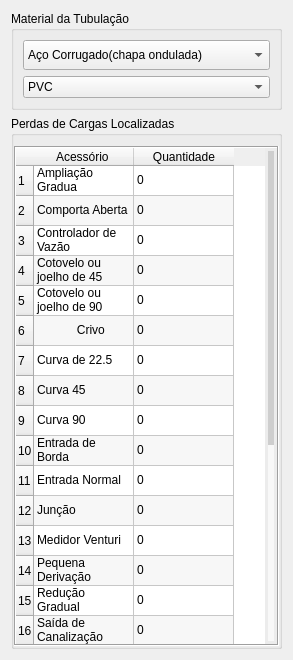
       <widget class="QWidget" name="page_2">
        <layout class="QVBoxLayout" name="verticalLayout_4">
         <item>
          <widget class="QGroupBox" name="groupBox_3">
           <property name="title">
            <string>Material da Tubulação </string>
           </property>
           <layout class="QVBoxLayout" name="verticalLayout_7">
            <item>
             <widget class="QComboBox" name="comboBox_2">
              <property name="minimumSize">
               <size>
                <width>0</width>
                <height>30</height>
               </size>
              </property>
              <property name="styleSheet">
               <string notr="true"/>
              </property>
              <item>
               <property name="text">
                <string>Aço Corrugado(chapa ondulada)</string>
               </property>
              </item>
              <item>
               <property name="text">
                <string>Aço Galvanizado</string>
               </property>
              </item>
              <item>
               <property name="text">
                <string>Aço Rebitado novo</string>
               </property>
              </item>
              <item>
               <property name="text">
                <string>Aço Rebitado em uso</string>
               </property>
              </item>
              <item>
               <property name="text">
                <string>Aço soldado novo</string>
               </property>
              </item>
              <item>
               <property name="text">
                <string>Aço Soldado em uso</string>
               </property>
              </item>
              <item>
               <property name="text">
                <string>Aço Soldado com revestimento especial</string>
               </property>
              </item>
              <item>
               <property name="text">
                <string>Chumbo</string>
               </property>
              </item>
              <item>
               <property name="text">
                <string>Cimento Amianto</string>
               </property>
              </item>
              <item>
               <property name="text">
                <string>Cobre</string>
               </property>
              </item>
              <item>
               <property name="text">
                <string>Concreto com acabamento comum</string>
               </property>
              </item>
              <item>
               <property name="text">
                <string>Ferro Fundido novo</string>
               </property>
              </item>
              <item>
               <property name="text">
                <string>Ferro Fundido de 15 a 20 anos de uso</string>
               </property>
              </item>
              <item>
               <property name="text">
                <string>Ferro Fundido Usado</string>
               </property>
              </item>
              <item>
               <property name="text">
                <string>Latão</string>
               </property>
              </item>
              <item>
               <property name="text">
                <string>Ferro Fundido Revestido de Cimento</string>
               </property>
              </item>
              <item>
               <property name="text">
                <string>Manilha Cerâmica vidrada</string>
               </property>
              </item>
              <item>
               <property name="text">
                <string>Plástico</string>
               </property>
              </item>
              <item>
               <property name="text">
                <string>Tijolos em executados</string>
               </property>
              </item>
              <item>
               <property name="text">
                <string>Vidro</string>
               </property>
              </item>
             </widget>
            </item>
            <item>
             <widget class="QComboBox" name="comboBox_4">
              <property name="styleSheet">
               <string notr="true"/>
              </property>
              <item>
               <property name="text">
                <string>PVC</string>
               </property>
              </item>
              <item>
               <property name="text">
                <string>Polietileno</string>
               </property>
              </item>
              <item>
               <property name="text">
                <string>Aço galvanizado (novo)</string>
               </property>
              </item>
              <item>
               <property name="text">
                <string>Ferro fundido (novo)</string>
               </property>
              </item>
              <item>
               <property name="text">
                <string>Ferro fundido (velho ou corroído)</string>
               </property>
              </item>
              <item>
               <property name="text">
                <string>Concreto liso</string>
               </property>
              </item>
              <item>
               <property name="text">
                <string>Concreto rugoso</string>
               </property>
              </item>
              <item>
               <property name="text">
                <string>Madeira lisa</string>
               </property>
              </item>
              <item>
               <property name="text">
                <string>Madeira áspera</string>
               </property>
              </item>
              <item>
               <property name="text">
                <string>Amianto-cimento</string>
               </property>
              </item>
              <item>
               <property name="text">
                <string>Tubo de chumbo</string>
               </property>
              </item>
              <item>
               <property name="text">
                <string>Tubo de vidro</string>
               </property>
              </item>
             </widget>
            </item>
           </layout>
          </widget>
         </item>
         <item>
          <widget class="QGroupBox" name="groupBox_2">
           <property name="title">
            <string>Perdas de Cargas Localizadas</string>
           </property>
           <layout class="QVBoxLayout" name="verticalLayout_3">
            <property name="spacing">
             <number>0</number>
            </property>
            <property name="leftMargin">
             <number>0</number>
            </property>
            <property name="topMargin">
             <number>10</number>
            </property>
            <property name="rightMargin">
             <number>0</number>
            </property>
            <property name="bottomMargin">
             <number>0</number>
            </property>
            <item>
             <widget class="QTableWidget" name="tabela_2">
              <property name="sizePolicy">
               <sizepolicy hsizetype="Preferred" vsizetype="Preferred">
                <horstretch>0</horstretch>
                <verstretch>0</verstretch>
               </sizepolicy>
              </property>
              <property name="maximumSize">
               <size>
                <width>16777215</width>
                <height>500</height>
               </size>
              </property>
              <property name="styleSheet">
               <string notr="true">QTableView::header{
	background-color: rgb(227, 227, 227);
border: 1px solid rgb(227, 227, 227)
}

QScrollBar:vertical {
    border: none;
    background: #f0f0f0;
    width: 12px;
    margin: 3px;
}

QScrollBar::handle:vertical {
    background: rgb(206, 206, 206);
    min-height: 20px;
    border-radius: 6px;
}

QScrollBar::add-line:vertical, QScrollBar::sub-line:vertical {
    height: 0px;
    width: 0px;
    background: none;
}

QScrollBar::add-page:vertical, QScrollBar::sub-page:vertical {
    background: rgb(248, 248, 248);
}

QScrollBar:horizontal {
    border: none;
    background: rgb(255, 255, 255);
    height: 12px;
    margin: 3px;
}

QScrollBar::handle:horizontal {
    background: rgb(206, 206, 206) ;
    min-width: 20px;
    border-radius: 6px;
}

QScrollBar::add-line:horizontal, QScrollBar::sub-line:horizontal {
    height: 0px;
    width: 0px;
    background: none;
}

QScrollBar::add-page:horizontal, QScrollBar::sub-page:horizontal {
    background: rgb(248, 248, 248);
}

</string>
              </property>
              <property name="inputMethodHints">
               <set>Qt::InputMethodHint::ImhDigitsOnly</set>
              </property>
              <property name="frameShape">
               <enum>QFrame::Shape::Box</enum>
              </property>
              <property name="frameShadow">
               <enum>QFrame::Shadow::Sunken</enum>
              </property>
              <property name="lineWidth">
               <number>1</number>
              </property>
              <property name="midLineWidth">
               <number>0</number>
              </property>
              <property name="verticalScrollBarPolicy">
               <enum>Qt::ScrollBarPolicy::ScrollBarAsNeeded</enum>
              </property>
              <property name="horizontalScrollBarPolicy">
               <enum>Qt::ScrollBarPolicy::ScrollBarAsNeeded</enum>
              </property>
              <property name="sizeAdjustPolicy">
               <enum>QAbstractScrollArea::SizeAdjustPolicy::AdjustToContents</enum>
              </property>
              <property name="editTriggers">
               <set>QAbstractItemView::EditTrigger::AllEditTriggers</set>
              </property>
              <property name="dragEnabled">
               <bool>true</bool>
              </property>
              <property name="alternatingRowColors">
               <bool>true</bool>
              </property>
              <property name="textElideMode">
               <enum>Qt::TextElideMode::ElideNone</enum>
              </property>
              <property name="rowCount">
               <number>25</number>
              </property>
              <attribute name="horizontalHeaderVisible">
               <bool>true</bool>
              </attribute>
              <attribute name="horizontalHeaderCascadingSectionResizes">
               <bool>true</bool>
              </attribute>
              <attribute name="horizontalHeaderMinimumSectionSize">
               <number>60</number>
              </attribute>
              <attribute name="horizontalHeaderShowSortIndicator" stdset="0">
               <bool>false</bool>
              </attribute>
              <attribute name="horizontalHeaderStretchLastSection">
               <bool>false</bool>
              </attribute>
              <attribute name="verticalHeaderCascadingSectionResizes">
               <bool>false</bool>
              </attribute>
              <row/>
              <row/>
              <row/>
              <row/>
              <row/>
              <row/>
              <row/>
              <row/>
              <row/>
              <row/>
              <row/>
              <row/>
              <row/>
              <row/>
              <row/>
              <row/>
              <row/>
              <row/>
              <row/>
              <row/>
              <row/>
              <row/>
              <row/>
              <row/>
              <row/>
              <column>
               <property name="text">
                <string>Acessório </string>
               </property>
              </column>
              <column>
               <property name="text">
                <string>Quantidade</string>
               </property>
              </column>
              <item row="0" column="0">
               <property name="text">
                <string>Ampliação Gradua</string>
               </property>
              </item>
              <item row="0" column="1">
               <property name="text">
                <string>0</string>
               </property>
              </item>
              <item row="1" column="0">
               <property name="text">
                <string>Comporta Aberta</string>
               </property>
              </item>
              <item row="1" column="1">
               <property name="text">
                <string>0</string>
               </property>
              </item>
              <item row="2" column="0">
               <property name="text">
                <string>Controlador de Vazão</string>
               </property>
              </item>
              <item row="2" column="1">
               <property name="text">
                <string>0</string>
               </property>
              </item>
              <item row="3" column="0">
               <property name="text">
                <string>Cotovelo ou joelho de 45</string>
               </property>
              </item>
              <item row="3" column="1">
               <property name="text">
                <string>0</string>
               </property>
              </item>
              <item row="4" column="0">
               <property name="text">
                <string>Cotovelo ou joelho de 90</string>
               </property>
              </item>
              <item row="4" column="1">
               <property name="text">
                <string>0</string>
               </property>
              </item>
              <item row="5" column="0">
               <property name="text">
                <string>            Crivo</string>
               </property>
              </item>
              <item row="5" column="1">
               <property name="text">
                <string>0</string>
               </property>
              </item>
              <item row="6" column="0">
               <property name="text">
                <string>Curva de 22.5</string>
               </property>
              </item>
              <item row="6" column="1">
               <property name="text">
                <string>0</string>
               </property>
              </item>
              <item row="7" column="0">
               <property name="text">
                <string>Curva 45</string>
               </property>
              </item>
              <item row="7" column="1">
               <property name="text">
                <string>0</string>
               </property>
              </item>
              <item row="8" column="0">
               <property name="text">
                <string>Curva 90</string>
               </property>
              </item>
              <item row="8" column="1">
               <property name="text">
                <string>0</string>
               </property>
              </item>
              <item row="9" column="0">
               <property name="text">
                <string>Entrada de Borda</string>
               </property>
              </item>
              <item row="9" column="1">
               <property name="text">
                <string>0</string>
               </property>
              </item>
              <item row="10" column="0">
               <property name="text">
                <string>Entrada Normal</string>
               </property>
              </item>
              <item row="10" column="1">
               <property name="text">
                <string>0</string>
               </property>
              </item>
              <item row="11" column="0">
               <property name="text">
                <string>Junção</string>
               </property>
              </item>
              <item row="11" column="1">
               <property name="text">
                <string>0</string>
               </property>
              </item>
              <item row="12" column="0">
               <property name="text">
                <string>Medidor Venturi</string>
               </property>
              </item>
              <item row="12" column="1">
               <property name="text">
                <string>0</string>
               </property>
              </item>
              <item row="13" column="0">
               <property name="text">
                <string>Pequena Derivação</string>
               </property>
              </item>
              <item row="13" column="1">
               <property name="text">
                <string>0</string>
               </property>
              </item>
              <item row="14" column="0">
               <property name="text">
                <string>Redução Gradual</string>
               </property>
              </item>
              <item row="14" column="1">
               <property name="text">
                <string>0</string>
               </property>
              </item>
              <item row="15" column="0">
               <property name="text">
                <string>Saída de Canalização</string>
               </property>
              </item>
              <item row="15" column="1">
               <property name="text">
                <string>0</string>
               </property>
              </item>
              <item row="16" column="0">
               <property name="text">
                <string>Tê de Passagem directa</string>
               </property>
              </item>
              <item row="16" column="1">
               <property name="text">
                <string>0</string>
               </property>
              </item>
              <item row="17" column="0">
               <property name="text">
                <string>Tê de saida Bilateral</string>
               </property>
              </item>
              <item row="17" column="1">
               <property name="text">
                <string>0</string>
               </property>
              </item>
              <item row="18" column="0">
               <property name="text">
                <string>Tê de saida de lado</string>
               </property>
              </item>
              <item row="18" column="1">
               <property name="text">
                <string>0</string>
               </property>
              </item>
              <item row="19" column="0">
               <property name="text">
                <string>Válvula Borboleta</string>
               </property>
              </item>
              <item row="19" column="1">
               <property name="text">
                <string>0</string>
               </property>
              </item>
              <item row="20" column="0">
               <property name="text">
                <string>Válvula de ângulo aberta</string>
               </property>
              </item>
              <item row="20" column="1">
               <property name="text">
                <string>0</string>
               </property>
              </item>
              <item row="21" column="0">
               <property name="text">
                <string>Válvula de gaveta aberta</string>
               </property>
              </item>
              <item row="21" column="1">
               <property name="text">
                <string>0</string>
               </property>
              </item>
              <item row="22" column="0">
               <property name="text">
                <string>Válvula de pé</string>
               </property>
              </item>
              <item row="22" column="1">
               <property name="text">
                <string>0</string>
               </property>
              </item>
              <item row="23" column="0">
               <property name="text">
                <string>Válvula de retenção</string>
               </property>
              </item>
              <item row="23" column="1">
               <property name="text">
                <string>0</string>
               </property>
              </item>
              <item row="24" column="0">
               <property name="text">
                <string>Válvula globo aberta</string>
               </property>
              </item>
              <item row="24" column="1">
               <property name="text">
                <string>0</string>
               </property>
              </item>
             </widget>
            </item>
           </layout>
          </widget>
         </item>
        </layout>
       </widget>
